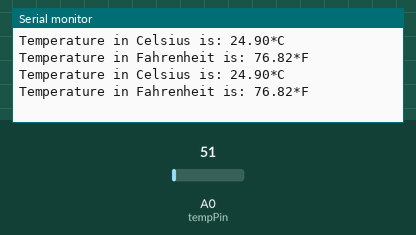
Simulated run of this sketch. Board: Arduino Uno, built with avr-gcc and run on an emulated ATmega328P. Shown: the last lines printed to the serial monitor. The test bench sets the inputs (shaded band); at power-on: A0 (tempPin) = 51.

Above: at 1.8 s.
1.9 s: A0 (tempPin) set to 61
At 2.4 s:
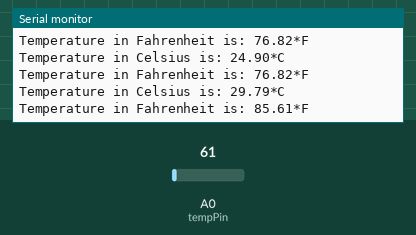
3.4 s: A0 (tempPin) set to 71
At 4.8 s:
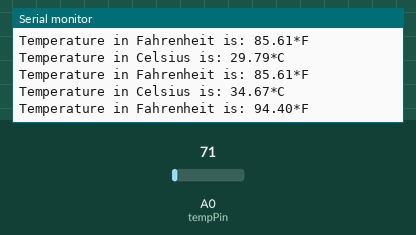
Timing chart, 0 to 6.4 s (numbered marks = the images above; inputs shaded):
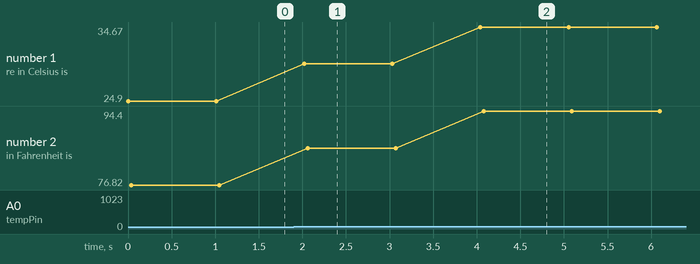

The sketch:

SensorApp.ino
```cpp
float voltage;
int tempPin = 0;

void setup() {
   Serial.begin(9600);
}

void loop() {
   voltage = analogRead(tempPin);
   float tempInCelsius = voltage * 0.48828125;
   float tempinFahrenheit = (tempInCelsius*9)/5 + 32;
   Serial.print("Temperature in Celsius is: ");
   Serial.print(tempInCelsius);
   Serial.print("*C");
   Serial.println();
   Serial.print("Temperature in Fahrenheit is: ");
   Serial.print(tempinFahrenheit);
   Serial.print("*F");
   Serial.println();
   delay(1000);
}
```

Measured:
- after the input at 1.9 s, the serial monitor: prints a new line after 0.12 s (image 1)
- after the input at 3.4 s, the serial monitor: prints a new line after 0.64 s (image 2)
- plotted number 1: 24.9 → 29.79 after the input at 1.9 s, 29.79 → 34.67 after the input at 3.4 s
- plotted number 2: 76.82 → 85.61 after the input at 1.9 s, 85.61 → 94.4 after the input at 3.4 s
